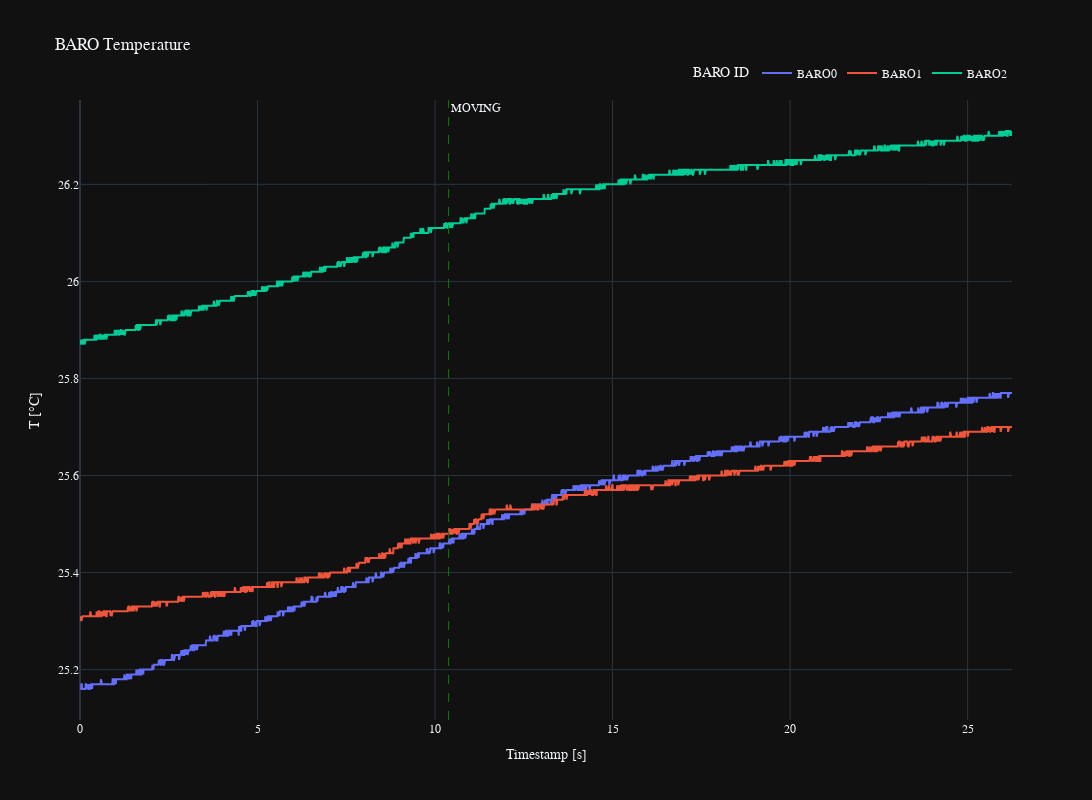
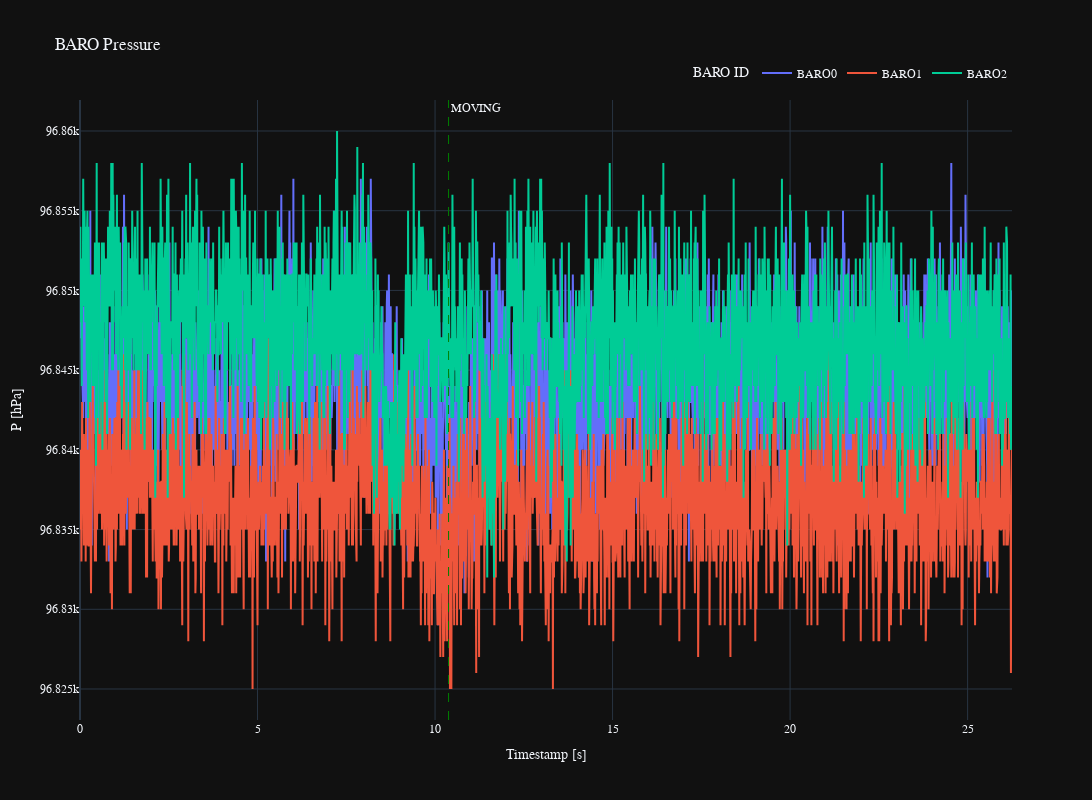

Here is the notebook cell these charts were saved with, in order:
### Code cell
plot_baro_data(baro_df, flight_states_df, event_info_df)

### Figure 1 — Plotly figure (JSON) as saved in the notebook; plotly's stock layout.template omitted (floating-point values rounded to 4 significant figures; data arrays with more than 128 entries replaced by an {"elided": "..."} marker saying what was removed)
{"data": [{"mode": "lines", "name": "BARO0", "type": "scatter", "x": {"elided": "2625 float values"}, "y": {"elided": "2625 float values"}}, {"mode": "lines", "name": "BARO1", "type": "scatter", "x": {"elided": "2626 float values"}, "y": {"elided": "2626 float values"}}, {"mode": "lines", "name": "BARO2", "type": "scatter", "x": {"elided": "2625 float values"}, "y": {"elided": "2625 float values"}}], "layout": {"annotations": [{"showarrow": false, "text": "MOVING", "x": 10.38, "xanchor": "left", "xref": "x", "y": 1, "yanchor": "top", "yref": "y domain"}], "font": {"family": "Courier New, monospace", "size": 12}, "height": 800, "legend": {"orientation": "h", "title": {"text": "BARO ID"}, "x": 1, "xanchor": "right", "y": 1.02, "yanchor": "bottom"}, "shapes": [{"line": {"color": "green", "dash": "dash", "width": 1}, "type": "line", "x0": 10.38, "x1": 10.38, "xref": "x", "y0": 0, "y1": 1, "yref": "y domain"}], "title": {"text": "BARO Temperature"}, "width": 1500, "xaxis": {"title": {"text": "Timestamp [s]"}}, "yaxis": {"title": {"text": "T [°C]"}}}}

### Figure 2 — Plotly figure (JSON) as saved in the notebook; plotly's stock layout.template omitted (floating-point values rounded to 4 significant figures; data arrays with more than 128 entries replaced by an {"elided": "..."} marker saying what was removed)
{"data": [{"mode": "lines", "name": "BARO0", "type": "scatter", "x": {"elided": "2625 float values"}, "y": {"elided": "2625 int values"}}, {"mode": "lines", "name": "BARO1", "type": "scatter", "x": {"elided": "2626 float values"}, "y": {"elided": "2626 int values"}}, {"mode": "lines", "name": "BARO2", "type": "scatter", "x": {"elided": "2625 float values"}, "y": {"elided": "2625 int values"}}], "layout": {"annotations": [{"showarrow": false, "text": "MOVING", "x": 10.38, "xanchor": "left", "xref": "x", "y": 1, "yanchor": "top", "yref": "y domain"}], "font": {"family": "Courier New, monospace", "size": 12}, "height": 800, "legend": {"orientation": "h", "title": {"text": "BARO ID"}, "x": 1, "xanchor": "right", "y": 1.02, "yanchor": "bottom"}, "shapes": [{"line": {"color": "green", "dash": "dash", "width": 1}, "type": "line", "x0": 10.38, "x1": 10.38, "xref": "x", "y0": 0, "y1": 1, "yref": "y domain"}], "title": {"text": "BARO Pressure"}, "width": 1500, "xaxis": {"title": {"text": "Timestamp [s]"}}, "yaxis": {"title": {"text": "P [hPa]"}}}}
